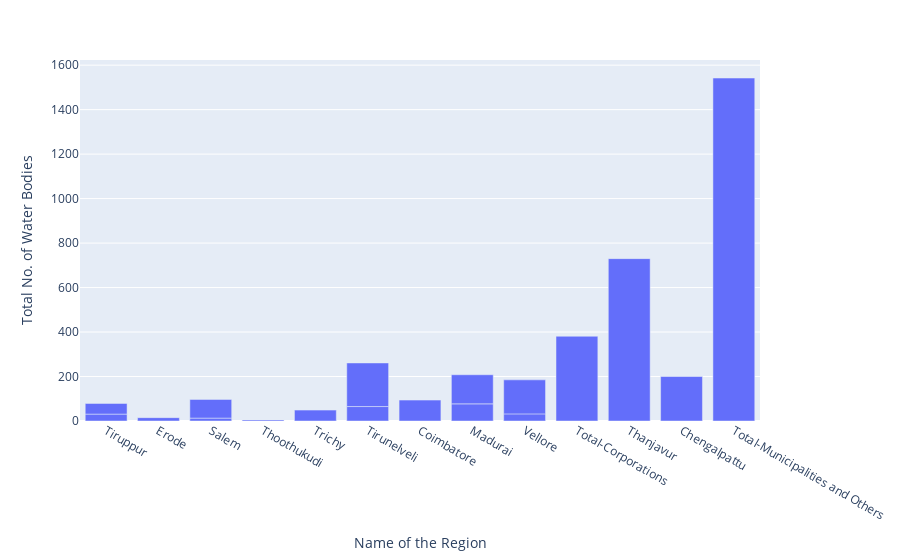

Here is the notebook cell this chart was saved with:
### Code cell
fig= px.bar(totalwaterbodies, x = "Name of the Region", y = "Total No. of Water Bodies")
fig.show()

### Figure 1 — Plotly figure (JSON) as saved in the notebook; plotly's stock layout.template omitted (floating-point values rounded to 4 significant figures)
{"data": [{"alignmentgroup": "True", "hovertemplate": "Name of the Region=%{x}<br>Total No. of Water Bodies=%{y}<extra></extra>", "legendgroup": "", "marker": {"color": "#636efa", "pattern": {"shape": ""}}, "name": "", "offsetgroup": "", "orientation": "v", "showlegend": false, "textposition": "auto", "type": "bar", "x": ["Tiruppur", "Erode", "Salem", "Thoothukudi", "Trichy", "Tirunelveli", "Coimbatore", "Madurai", "Vellore", "Total-Corporations", "Tiruppur", "Vellore", "Tirunelveli", "Thanjavur", "Madurai", "Salem", "Chengalpattu", "Total-Municipalities and Others"], "xaxis": "x", "y": [31, 15, 13, 5, 49, 65, 94, 77, 32, 381, 48, 153, 196, 730, 131, 84, 200, 1542], "yaxis": "y"}], "layout": {"barmode": "relative", "legend": {"tracegroupgap": 0}, "margin": {"t": 60}, "xaxis": {"anchor": "y", "domain": [0, 1], "title": {"text": "Name of the Region"}}, "yaxis": {"anchor": "x", "domain": [0, 1], "title": {"text": "Total No. of Water Bodies"}}}}
